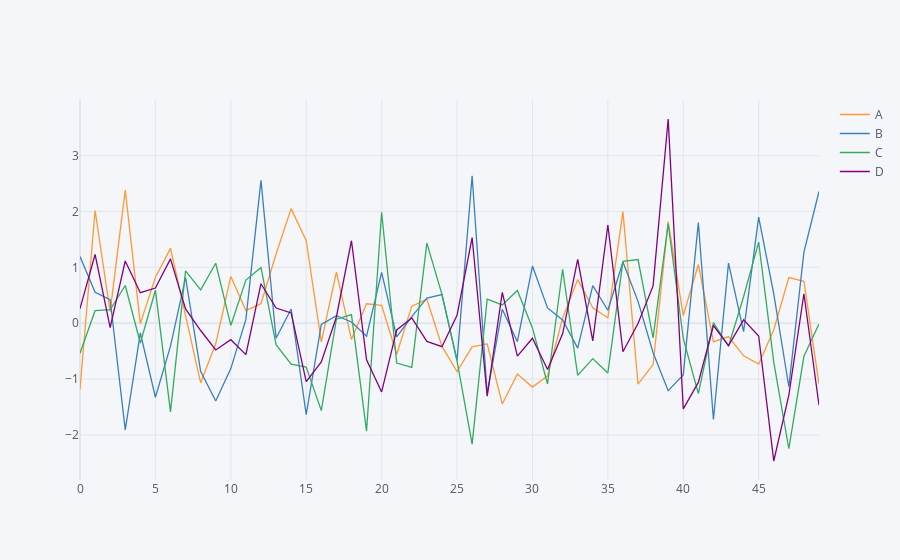

Here is the notebook cell this chart was saved with:
### Markdown cell above
# Basics

### Code cell
arr_1 = np.random.randn(50,4)
df_1 = pd.DataFrame(arr_1, columns=['A','B','C','D'])
df_1.head()
#df_1.plot()
df_1.iplot()
